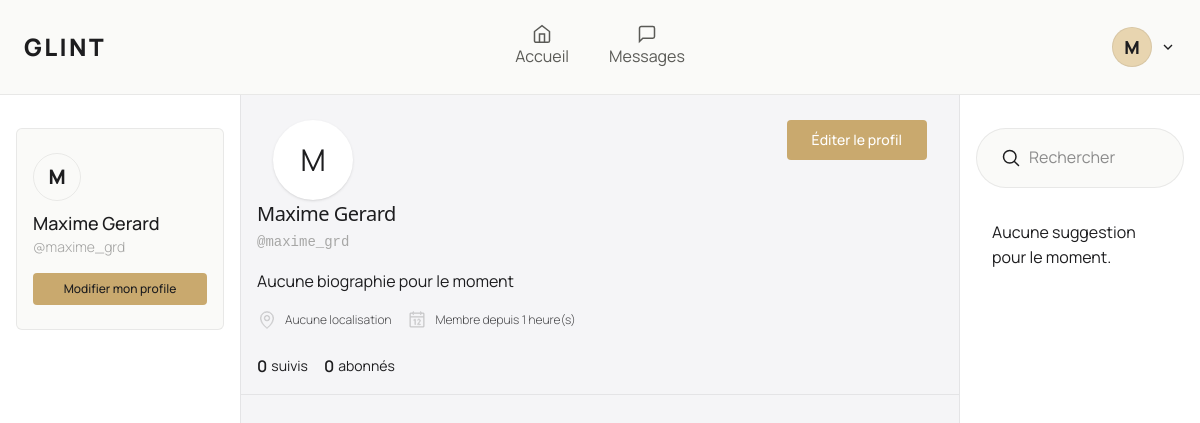
Page /dashboard/profile (signed in) on the committed database.
### app/models/User.py (models this page shows, shortened)
class User(database.Model):
    __tablename__ = "users"
    id: Mapped[int] = mapped_column(primary_key=True)
    name: Mapped[str] = mapped_column(String(80), nullable=False)
    username: Mapped[str] = mapped_column(String(80), unique=True, nullable=False)
    email: Mapped[str] = mapped_column(String(120), unique=True, nullable=False)
    password: Mapped[str] = mapped_column(String(255), nullable=False)
    biography: Mapped[str] = mapped_column(Text, default="", server_default="")
    location: Mapped[str] = mapped_column(String(120), default="", server_default="")
    banner: Mapped[str] = mapped_column(String(255), default="", server_default="")
    avatar: Mapped[str] = mapped_column(String(255), default="", server_default="")
    created_at: Mapped[datetime] = mapped_column(DateTime, default=datetime.utcnow)
    updated_at: Mapped[Optional[datetime]] = mapped_column(DateTime, default=datetime.utcnow, onupdate=datetime.utcnow)
    posts: Mapped[List["Post"]] = relationship("Post", back_populates="author", lazy="dynamic")
    comments: Mapped[List["Comment"]] = relationship("Comment", back_populates="author", lazy="dynamic")
    likes: Mapped[List["Like"]] = relationship("Like", back_populates="user", lazy="dynamic")
    reposts: Mapped[List["Repost"]] = relationship("Repost", back_populates="user", lazy="dynamic")
    following: Mapped[List["Follow"]] = relationship("Follow", back_populates="follower", lazy="dynamic",
                                                     foreign_keys="Follow.follower_id")
    followers: Mapped[List["Follow"]] = relationship("Follow", back_populates="followed", lazy="dynamic",
                                                     foreign_keys="Follow.followed_id")

### app/routes/dashboard.py (the view)
@dashboard_bp.route("/dashboard/profile", methods=["GET", "POST"])
@login_required
def profile(current_user):
    return DashboardController.profil(current_user)

### app/__init__.py (called while the page is built)
def timeago(dt):
    if not dt:
        return ""
    if isinstance(dt, str):
        try:
            dt = datetime.fromisoformat(dt)
        except ValueError:
            return dt
    now = datetime.now()
    diff = now - dt
    s = int(diff.total_seconds())
    if s < 60:      return "à l'instant"
    if s < 3600:    return f"{s // 60} minute(s)"
    if s < 86400:   return f"{s // 3600} heure(s)"
    if s < 604800:  return f"{s // 86400} jour(s)"
    if s < 2592000: return f"{s // 604800} semaine(s)"
    return dt.strftime("%d/%m/%Y à %H:%M")

### app/context_processors.py (called while the page is built)
def inject_user():
    try:
        verify_jwt_in_request(locations=["cookies"], optional=True)
        user_id = get_jwt_identity()
        if user_id:
            user = User.query.get(int(user_id))
            return {"current_user": user}
    except Exception:
        pass
    return {"current_user": None}

### app/controllers/DashboardControllers.py (called while the page is built)
    @staticmethod
    def profil(current_user):
        posts = (Post.query
                 .order_by(Post.created_at.desc())
                 .filter_by(author_id=current_user.id)
                 .all()
                 )
        return render_template("dashboard/tab/profil.html", current_user=current_user, posts=posts)

### app/templates/dashboard/tab/profil.html (shortened to what this page needs)
{% extends "dashboard/index.html" %}
{% from "components/ui/button.html" import Button %}
{% from "components/ui/icons.html" import Icon %}
{% block dashboard_mid %}
    <div class="flex flex-col items-center justify-start pb-6 w-full  min-h-full overflow-auto {{ "" if current_user.banner else "pt-6" }}">
        <div class="flex flex-col md:flex-row items-center md:items-start px-4 md:px-8 w-full">
            <div class="flex items-center justify-start w-full">
                <div class="relative flex justify-center items-center h-14 w-14 md:h-20 md:w-20 overflow-hidden rounded-full border-4 border-background bg-background shadow-sm">
                    {% if current_user.avatar %}
                        <img src="{{ url_for('static', filename='uploads/avatars/' ~ current_user.avatar) }}"
                             alt="Avatar de {{ current_user.name }}"
                             class="h-full w-full object-cover transition-opacity duration-300 group-hover:opacity-50"
                        />
                    {% else %}
                        <p class="text-3xl">{{ current_user.name[0] }}</p>
                    {% endif %}
                </div>
            </div>
            <div class="w-full flex justify-center md:justify-end">
                <a href="{{ url_for('dashboard.profile_edit') }}" class="w-full md:w-auto">
                    {{ Button(label="Éditer le profil", variant="gold", size="lg", cls="gap-2 rounded-full px-6") }}
                </a>
            </div>
        </div>
        <div class="flex flex-col items-center md:items-start text-center md:text-left w-full border-b border-border pb-4">
            <div class="px-4">
                <h1 class="text-xl font-sans font-light tracking-tight text-foreground">
                    {{ current_user.name }}
                </h1>
                <p class="text-text-2/50 font-mono text-sm mt-1 mb-4">
                    @{{ current_user.username }}
                </p>
                <p class="text-foreground/90 leading-relaxed max-w-lg mb-4 text-sm md:text-base">
                    {% if current_user.biography %}
                        {{ current_user.biography }}
                    {% else %}
                        Aucune biographie pour le moment
                    {% endif %}
                </p>
                <div class="flex flex-row items-center justify-start gap-4">
                    <div class="flex items-center gap-2">
                        {{ Icon("pin", cls="h-5 w-5") }}
                        <p class="text-xs font-light text-text-1/80">
                            {% if current_user.location %}
                                {{ current_user.location }}
                            {% else %}
                                Aucune localisation
                            {% endif %}
                        </p>
                    </div>
                    <div class="flex items-center gap-2">
                        {{ Icon("calendar", cls="h-5 w-5") }}
                        <p class="text-xs font-light text-text-1/80">
                            Membre depuis
                            {{ current_user.created_at | timeago if current_user.created_at else "Date inconnue" }}
                        </p>
                    </div>
                </div>
                <div class="flex flex-row items-center justify-start gap-4 mt-6">
                    <div class="flex flex-col md:flex-row md:items-center gap-1 cursor-pointer group">
                            <span class="text-lg md:text-base font-semibold text-foreground group-hover:text-primary transition-colors">
                                {{ current_user.followings | length }}
                            </span>
                        <span class="text-sm text-muted-foreground">suivis</span>
                    </div>
                    <div class="flex flex-col md:flex-row md:items-center gap-1 cursor-pointer group">
                            <span class="text-lg md:text-base font-semibold text-foreground group-hover:text-primary transition-colors">
                                {{ current_user.follower | length }}
                            </span>
                        <span class="text-sm text-muted-foreground">abonnés</span>
                    </div>
                </div>
            </div>
        </div>
            {% for post in posts %}
                {% set post = post %}
            {% endfor %}
    </div>
{% endblock %}

### app/templates/components/layout/dashboard_headers.html (shortened to what this page needs)
{% from "components/ui/icons.html" import Icon %}
{% set nav_items = [
    {"name": "Accueil", "icon": "fill", "url": "fill"},
    {"name": "Messages",  "icon": "messages", "url": "messages"},
] %}
{% macro DashboardHeaders(user={}, active_tab="fill") %}
    <header class="fixed z-50 flex items-center justify-between py-4 px-6 w-full animate-in slide-in-from-left-5 fade-in duration-500 border-b border-border bg-card">
        <h1 class="uppercase font-black text-2xl tracking-widest flex-1">Glint</h1>
        <div class="hidden items-center justify-center gap-2 flex-1 md:flex">
            {% for item in nav_items %}
                <a href="{{ url_for('dashboard.index', tab=item.url) }}"
                   class="flex flex-col items-center px-4 py-2 transition-all duration-300
                              {{ 'text-primary font-semibold' if active_tab == item.url else 'text-text-2' }}">
                    {{ Icon(item.icon, cls="w-5 h-5") }}
                    {{ item.name }}
                </a>
            {% endfor %}
        </div>
        <div class="flex items-center gap-2 flex-1 justify-end">
            <div class="relative" id="my-account-wrapper">
                <button onclick="toggleDropdown()" class="flex items-center gap-2">
                    {% if user.avatar %}
                        <div class="border border-border cursor-pointer h-10 w-10 rounded-full">
                            <img src="{{ url_for('static', filename='uploads/avatars/' ~ user.avatar) }}"
                                 alt="Avatar de {{ user.name }}"
                                 class="h-full w-full object-cover transition-opacity duration-300 group-hover:opacity-50 rounded-full"
                            />
                        </div>
                    {% else %}
                        <div class="border border-border cursor-pointer h-10 w-10 rounded-full flex items-center justify-center bg-primary-light">
                            <p class="text-lg font-black text-text-1">
                                {{ user.name[0] }}
                            </p>
                        </div>
                    {% endif %}
                    {{ Icon("arrow-down") }}
                </button>
            </div>
        </div>
    </header>
{% endmacro %}

### app/templates/dashboard/profile_aside.html (shortened to what this page needs)
{% from 'components/ui/button.html' import Button %}
{% from 'components/ui/avatar.html' import Avatar %}
{% block content %}
    <aside class="flex flex-col items-center gap-4 px-4 py-32 w-full h-full">
        <div class="flex flex-col rounded-md bg-card border border-border w-full">
            <div class="px-4 py-6 space-y-2">
                {{ Avatar(current_user) }}
                <div>
                    <h2 class="font-medium text-text-1 text-lg">{{ current_user.name }}</h2>
                    <p class="font-light text-text-1/40 text-sm">@{{ current_user.username }}</p>
                    <a href="{{ url_for('dashboard.profile') }}">
                        {{ Button("Modifier mon profile", cls="outline outline-border mt-4 cursor-pointer duration-300 hover:bg-background-foreground w-full md:text-xs", type="button") }}
                    </a>
                </div>
            </div>
        </div>
    </aside>
{% endblock %}

### app/templates/components/ui/avatar.html
{% macro Avatar(user={}) %}
    {% if user.avatar %}
        <div class="border border-border cursor-pointer h-12 w-12 rounded-full">
            <img src="{{ url_for('static', filename='uploads/avatars/' ~ user.avatar) }}"
                 alt="Avatar de {{ user.name }}"
                 class="h-full w-auto object-cover transition-opacity duration-300 group-hover:opacity-50 rounded-full"
            />
        </div>
    {% else %}
        <div class="border border-border cursor-pointer h-12 w-12 rounded-full flex items-center justify-center">
            <p class="text-xl font-black text-text-1">
                {{ user.name[0] }}
            </p>
        </div>
    {% endif %}
{% endmacro %}

### app/static/css/style.css (style rules this page uses)
:root { --bg: #ffffff; --bg-foreground: #f5f5f7; --bg-secondary: #1d1d1f; --bg-card: #FAFAF8; --bg-hover: #F2F0EC; --bg-glass: rgba(250, 250, 248, 0.92); --border: rgba(0, 0, 0, 0.07); --border-gold: rgba(188, 158, 103, 0.35); --text-1: #1d1d1f; --text-2: #5A5A56; --text-3: #9A9A94; --gold: #C9A96E; --gold-light: #E8D5B0; --gold-subtle: rgba(201, 169, 110, 0.10); --gold-subtle2: rgba(201, 169, 110, 0.18); --danger: #C0705A; }
body { background-color: var(--color-background); color: var(--color-text-1); font-family: "Manrope", sans-serif; line-height: 1.6; }
* { scrollbar-width: none; -ms-overflow-style: none; }

### rows in the picture
User: name "M", name "Maxime Gerard", username "maxime_grd", created_at "1 heure(s)"

### other values in the picture
{{ item.name }} "Accueil" "Messages"
{{ label }} "Modifier mon profile Éditer le profil"
{{ current_user.followings | length }} "0"
{{ current_user.follower | length }} "0"
